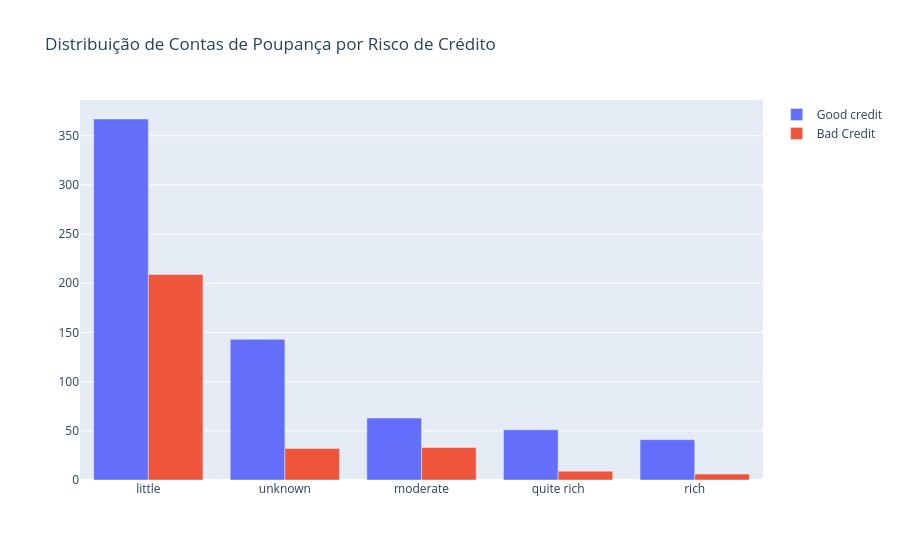

The notebook cell saved with this chart:
### Markdown cell above
Ao analisar os gráficos, podemos concluir que:
- O perfil predominante na base é a Categoria 2 ("qualificado/skilled").
- Contudo, os maiores limites de crédito são concedidos aos clientes da Categoria 3 ("altamente qualificado/highly skilled").
- A Categoria 3 também apresenta a maior taxa de inadimplência, correspondendo a 35,46% dos indivíduos desse grupo.

### Code cell
# Plotando gráfico de barras agrupadas para a coluna "Saving accounts" com base no risco de crédito
trace0 = go.Bar(
    x = df[df["Credit Risk"]== 1]["Saving accounts"].value_counts().index.values,
    y = df[df["Credit Risk"]== 1]["Saving accounts"].value_counts().values,
    name='Good credit'
)

trace1 = go.Bar(
    x = df[df["Credit Risk"]== 2]["Saving accounts"].value_counts().index.values,
    y = df[df["Credit Risk"]== 2]["Saving accounts"].value_counts().values,
    name="Bad Credit"
)

data = [trace0, trace1]

layout = go.Layout(
    title='Distribuição de Contas de Poupança por Risco de Crédito',
)


fig = go.Figure(data=data, layout=layout)

py.iplot(fig, filename='Saving-Accounts-Grouped')

### Figure 1 — Plotly figure (JSON) as saved in the notebook; plotly's stock layout.template omitted (floating-point values rounded to 4 significant figures)
{"data": [{"name": "Good credit", "type": "bar", "x": ["little", "unknown", "moderate", "quite rich", "rich"], "y": [367, 143, 63, 51, 41]}, {"name": "Bad Credit", "type": "bar", "x": ["little", "moderate", "unknown", "quite rich", "rich"], "y": [209, 33, 32, 9, 6]}], "layout": {"title": {"text": "Distribuição de Contas de Poupança por Risco de Crédito"}}}
